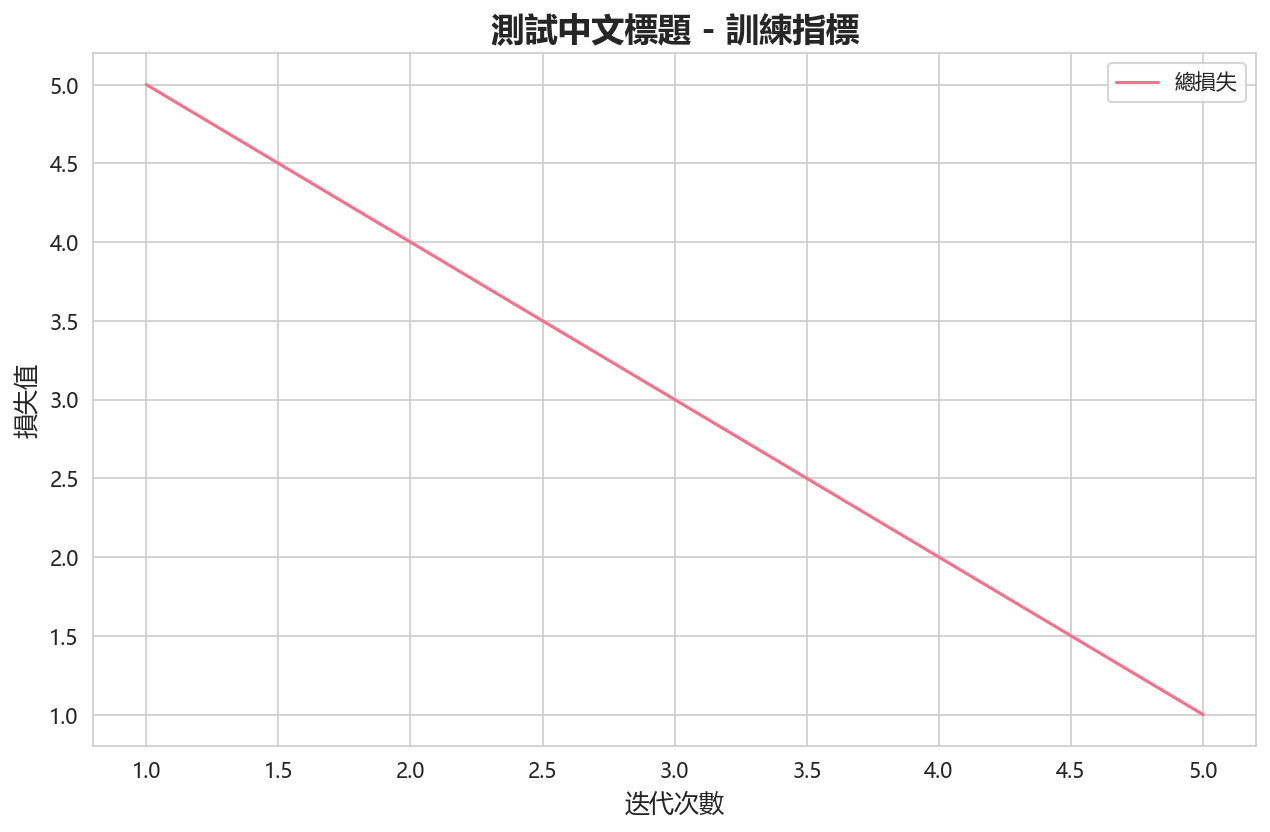

Reproduce this figure in Python.
#!/usr/bin/env python3
"""快速驗證字體配置"""

import matplotlib.pyplot as plt
import seaborn as sns

# 模擬 plot_comprehensive.py 的字體設置
sns.set_style("whitegrid")
sns.set_palette("husl")

plt.rcParams['font.sans-serif'] = ['Microsoft YaHei', 'SimSun', 'Microsoft JhengHei']
plt.rcParams['axes.unicode_minus'] = False

# 檢查配置
print("=" * 80)
print("字體配置驗證")
print("=" * 80)
print(f"\n當前 font.sans-serif 配置: {plt.rcParams['font.sans-serif']}")
print(f"當前 axes.unicode_minus 配置: {plt.rcParams['axes.unicode_minus']}")

# 生成測試圖表
fig, ax = plt.subplots(figsize=(10, 6))
ax.set_title('測試中文標題 - 訓練指標', fontsize=16, fontweight='bold')
ax.set_xlabel('迭代次數', fontsize=12)
ax.set_ylabel('損失值', fontsize=12)
ax.plot([1, 2, 3, 4, 5], [5, 4, 3, 2, 1], label='總損失')
ax.legend()
ax.grid(True)

plt.savefig('verify_font.png', dpi=150, bbox_inches='tight')
print("\n✓ 測試圖表已保存: verify_font.png")
print("\n請打開 verify_font.png 檢查中文是否正常顯示")
print("=" * 80)
